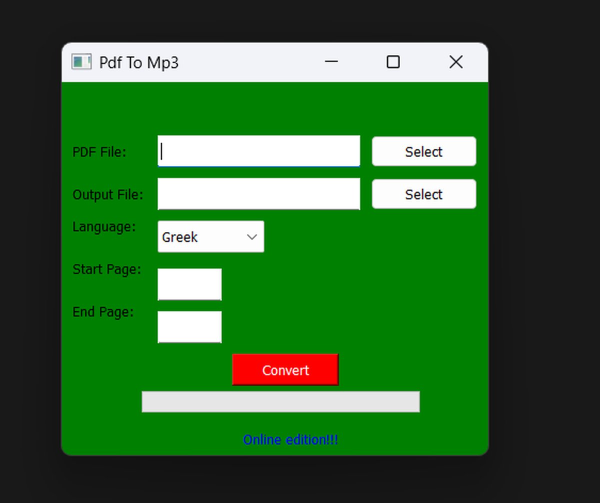
#> input picture assets/images/development/pdf to mp3/1pdftomp3-1200w.jpg, 1200 x 1006 px (shown at 1/2 size); its folder holds only this picture in this run
$ python optimize_images.py . out
#> lines starting #> are read from the running program, lines starting #| are printed output that depends on the picture
#!/usr/bin/env python3
"""
Script για αυτόματη βελτιστοποίηση εικόνων για Portfolio Gallery

Χρήση:
    python optimize_images.py input-folder output-folder

Παράδειγμα:
    python optimize_images.py C:\Documents\development assets\images\development
"""

import os
import sys
from PIL import Image

def optimize_image(input_path, output_base_name, output_dir):
    """Βελτιστοποιεί μια εικόνα σε 3 μεγέθη"""
#> called with input_path = './1pdftomp3-1200w.jpg', output_base_name = '1pdftomp3-1200w', output_dir = 'out'
    try:
        # Άνοιγμα αρχικής εικόνας
        img = Image.open(input_path)
#> img is the input picture: PIL image 1200x1006 RGB; mean R, G, B 52.1, 101.1, 50.6

        # Μετατροπή σε RGB αν είναι RGBA (για JPEG)
        if img.mode in ('RGBA', 'LA', 'P'):
            background = Image.new('RGB', img.size, (255, 255, 255))
            if img.mode == 'P':
                img = img.convert('RGBA')
            background.paste(img, mask=img.split()[-1] if img.mode == 'RGBA' else None)
            img = background

        # Μεγέθη για responsive images
        sizes = [
            (400, '400w'),
            (800, '800w'),
            (1200, '1200w')
        ]

        results = []

        for width, suffix in sizes:
            # Calculate height maintaining aspect ratio
            aspect_ratio = img.height / img.width
            height = int(width * aspect_ratio)

            # Resize με high-quality resampling
            resized = img.resize((width, height), Image.Resampling.LANCZOS)

            # Output filename
            output_name = f"{output_base_name}-{suffix}.jpg"
            output_path = os.path.join(output_dir, output_name)

            # Save με optimization
            resized.save(
                output_path,
                'JPEG',
                quality=85,
                optimize=True,
                progressive=True
            )

            # Get file size
            file_size = os.path.getsize(output_path)
            file_size_kb = file_size / 1024

            results.append({
                'name': output_name,
                'size_kb': file_size_kb,
                'dimensions': f"{width}x{height}"
            })

            print(f"  ✓ Created {output_name} ({width}x{height}, {file_size_kb:.1f} KB)")
#> this loop made 3 passes
#> pass 1, in optimize_image, `resized = img.resize((width, height), Image.Resampling.LANCZOS)`:
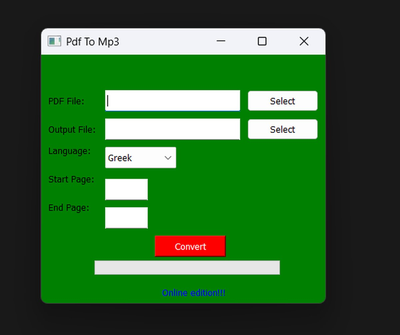
#> resized: PIL image 400x335 RGB; mean R, G, B 52.1, 101, 50.6
#> pass 2, in optimize_image, `resized = img.resize((width, height), Image.Resampling.LANCZOS)`:
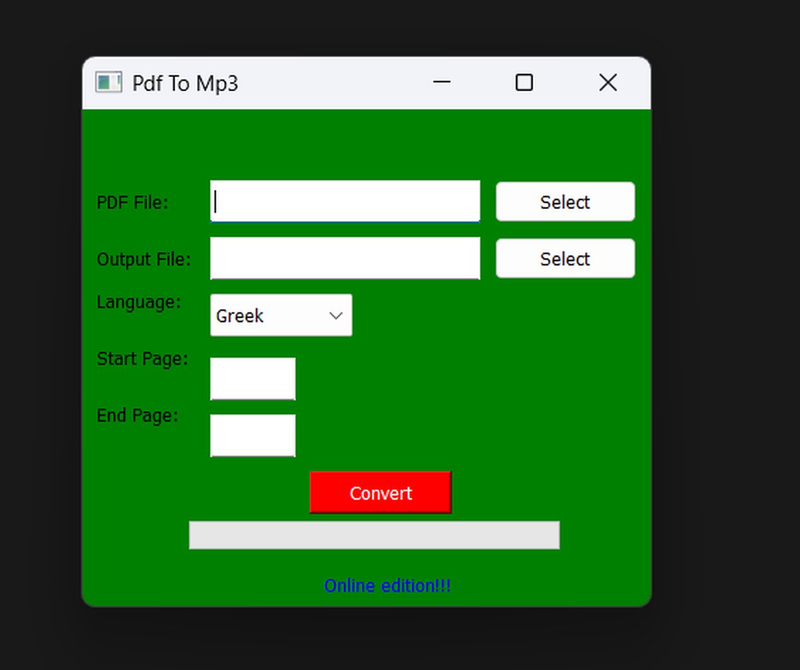
#> resized: PIL image 800x670 RGB; mean R, G, B 52.1, 101.1, 50.6
#> after the loop, results = 3 items

        return results

    except Exception as e:
        print(f"  ✗ Error processing {input_path}: {str(e)}")
        return None

def main():
    if len(sys.argv) < 3:
        print("Χρήση: python optimize_images.py <input-folder> <output-folder>")
        print("\nΠαράδειγμα:")
        print("  python optimize_images.py C:\\Documents\\development assets\\images\\development")
        sys.exit(1)

    input_folder = sys.argv[1]
    output_folder = sys.argv[2]

    # Create output folder if it doesn't exist
    os.makedirs(output_folder, exist_ok=True)

    # Supported image formats
    supported_formats = ('.jpg', '.jpeg', '.png', '.bmp', '.tiff', '.tif')

    # Find all images in input folder
    image_files = [
        f for f in os.listdir(input_folder)
        if f.lower().endswith(supported_formats)
    ]

    if not image_files:
        print(f"Δεν βρέθηκαν εικόνες στο {input_folder}")
        sys.exit(1)

    print(f"Βρέθηκαν {len(image_files)} εικόνες για επεξεργασία...\n")

    # Process each image
    for image_file in image_files:
        input_path = os.path.join(input_folder, image_file)

        # Create base name (without extension)
        base_name = os.path.splitext(image_file)[0]
        # Clean name (remove spaces, special chars)
        base_name = base_name.lower().replace(' ', '-').replace('_', '-')
        # Keep only alphanumeric and hyphens
        base_name = ''.join(c for c in base_name if c.isalnum() or c == '-')

        print(f"Επεξεργασία: {image_file} → {base_name}")

        results = optimize_image(input_path, base_name, output_folder)
#> results = 3 items

        if results:
            total_size = sum(r['size_kb'] for r in results)
#> total_size = 93.23
            print(f"  Σύνολο: {total_size:.1f} KB\n")
#|   Σύνολο: 93.2 KB

    print("Ολοκληρώθηκε!")

if __name__ == "__main__":
    try:
        main()
    except KeyboardInterrupt:
        print("\n\nΕπανέλεγχος από τον χρήστη.")
        sys.exit(0)
    except ImportError:
        print("\nΛείπει το Pillow library.")
        print("Εγκαταστήστε το με: pip install Pillow")
        sys.exit(1)

$ run again, on assets/images/development/pdf to mp3/2pdftomp3-400w.jpg
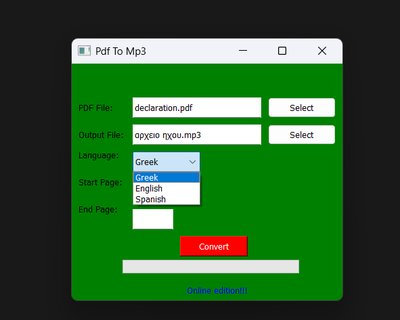
#> input picture assets/images/development/pdf to mp3/2pdftomp3-400w.jpg, 400 x 320 px
#> in optimize_image, img is the input picture: PIL image 400x320 RGB; mean R, G, B 51.3, 96.9, 51.1
#> the loop in optimize_image, `for width, suffix in sizes:` made 3 passes
#> pass 2, in optimize_image, `resized = img.resize((width, height), Image.Resampling.LANCZOS)`:
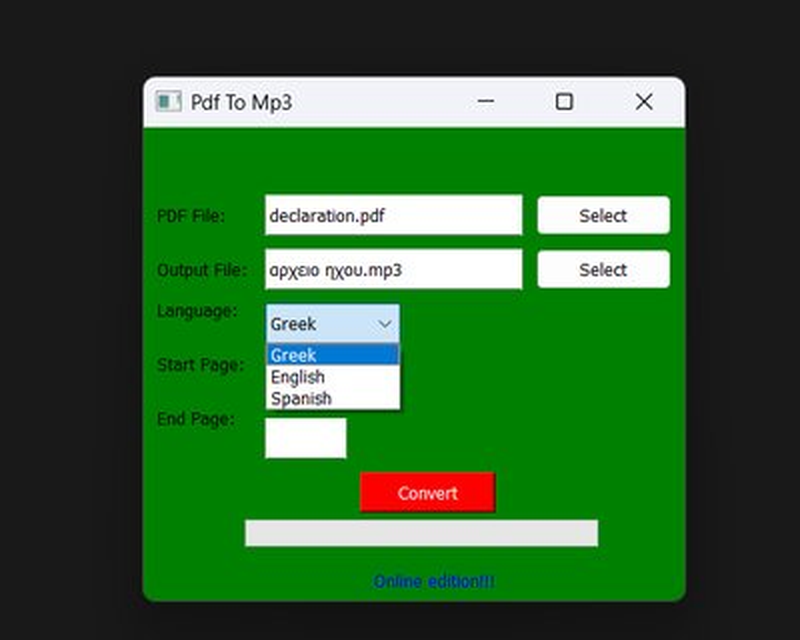
#> resized: PIL image 800x640 RGB; mean R, G, B 51.2, 96.8, 51.1
#> after the loop in optimize_image, `for width, suffix in sizes:`: results = 3 items
#> total_size = 103.3
#|   Σύνολο: 103.3 KB

$ run again, on assets/images/development/pdf to mp3/3pdftomp3-1200w.jpg
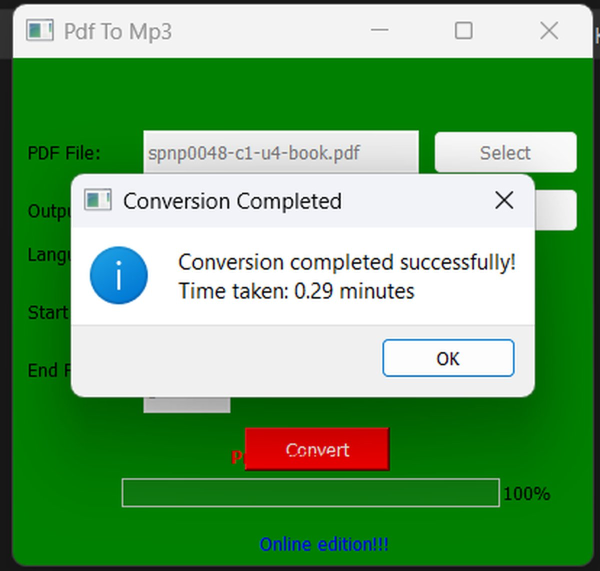
#> input picture assets/images/development/pdf to mp3/3pdftomp3-1200w.jpg, 1200 x 1142 px (shown at 1/2 size)
#> in optimize_image, img is the input picture: PIL image 1200x1142 RGB; mean R, G, B 112, 165.4, 111.1
#> the loop in optimize_image, `for width, suffix in sizes:` made 3 passes
#> pass 1, in optimize_image, `resized = img.resize((width, height), Image.Resampling.LANCZOS)`:
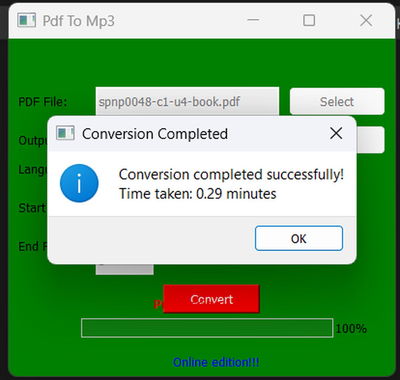
#> resized: PIL image 400x380 RGB; mean R, G, B 112, 165.3, 111.1
#> pass 2, in optimize_image, `resized = img.resize((width, height), Image.Resampling.LANCZOS)`:
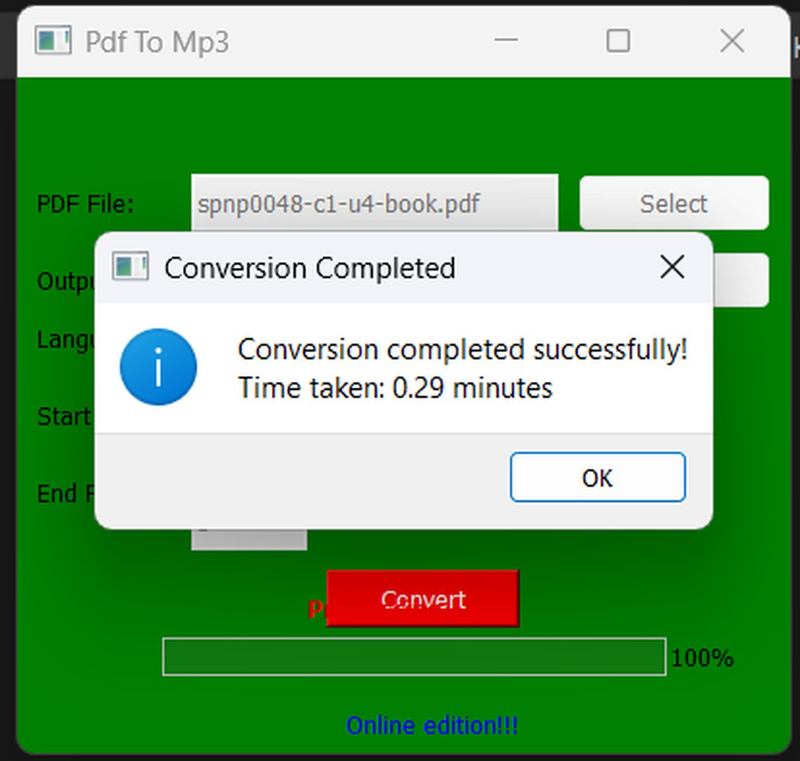
#> resized: PIL image 800x761 RGB; mean R, G, B 112, 165.3, 111.1
#> after the loop in optimize_image, `for width, suffix in sizes:`: results = 3 items
#> total_size = 172.1
#|   Σύνολο: 172.1 KB
